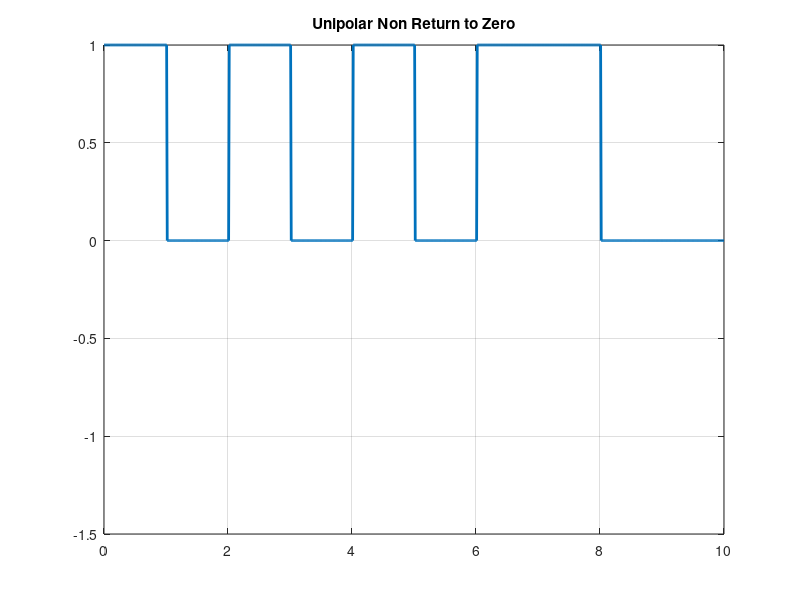

This chart was generated by the following MATLAB code:
clc
clear all
close all

N=10
n=randi([0,1],1,N)

i=1
t=0:0.01:length(n)
for j=1:length(t)
    if t(j)<=i
        y(j)=n(i)
    else
        y(j)=n(i)
        i=i+1
    end
end

plot(t,y,'linewidth',2)
grid on
axis([0,N,-1.5,1])
title('Unipolar Non Return to Zero')
      
    
